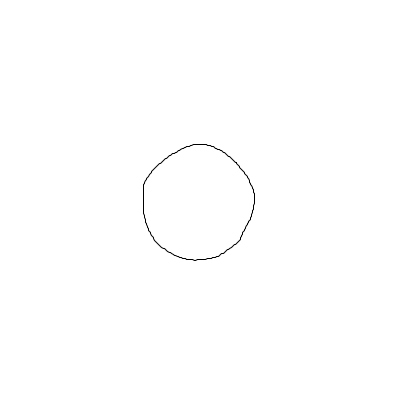
Frame 1 (no input)
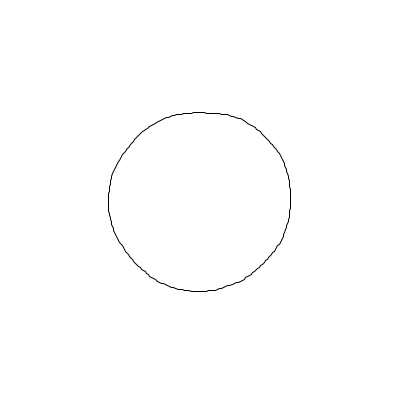
Frame 60 (the mouse pressed at the canvas centre just before this capture)
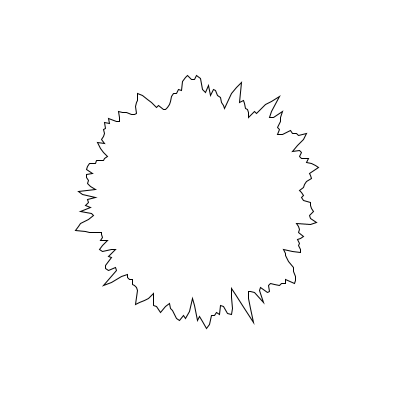
Frame 120 (the mouse held since frame 60 and released just before this capture)

The Processing sketch that drew these frames (run headless with seeded random() and noise(); from frame 60 on, the mouse is pressed at the canvas centre):

// Processing sketch: NoisyCircle
// ── NoisyCircle.pde
float resolution = 260; // how many points in the circle
float rad = 150;
float x = 1;
float y = 1;
//float prevX;
//float prevY;

float t = 0; // time passed
float tChange = .02; // how quick time flies

float nVal; // noise value
float nInt = 1; // noise intensity
float nAmp = 1; // noise amplitude

boolean filled = false;


void setup() {
  size(400, 400);
  noiseDetail(8);
}

void draw() {
  background(255);
  translate(width/2, height/2);

  if (filled) {
    noStroke();
    fill(0);
  } 
  else {
    noFill();
    stroke(0);
    strokeWeight(1);
  }
  nInt = map(mouseX, 0, width, 0.1, 30); // map mouseX to noise intensity
  nAmp = map(mouseY, 0, height, 0.0, 1.0); // map mouseY to noise amplitude

  beginShape();
  for (float a=0; a<=TWO_PI; a+=TWO_PI/resolution) {

    nVal = map(noise( cos(a)*nInt+1, sin(a)*nInt+1, t ), 0.0, 1.0, nAmp, 1.0); // map noise value to match the amplitude

    x = cos(a)*rad *nVal;
    y = sin(a)*rad *nVal;

    //    x = map(a, 0,TWO_PI, 0,width);
    //    y = sin(a)*rad *nVal +height/2;

//    vertex(prevX, prevY);
    vertex(x, y);

    //    line(x,y,x,height);

//    prevX = x;
//    prevY = y;
    
    }
  endShape(CLOSE);

  t += tChange;
}

void mouseClicked() { 
  filled = !filled; // toggle fill by click
}
